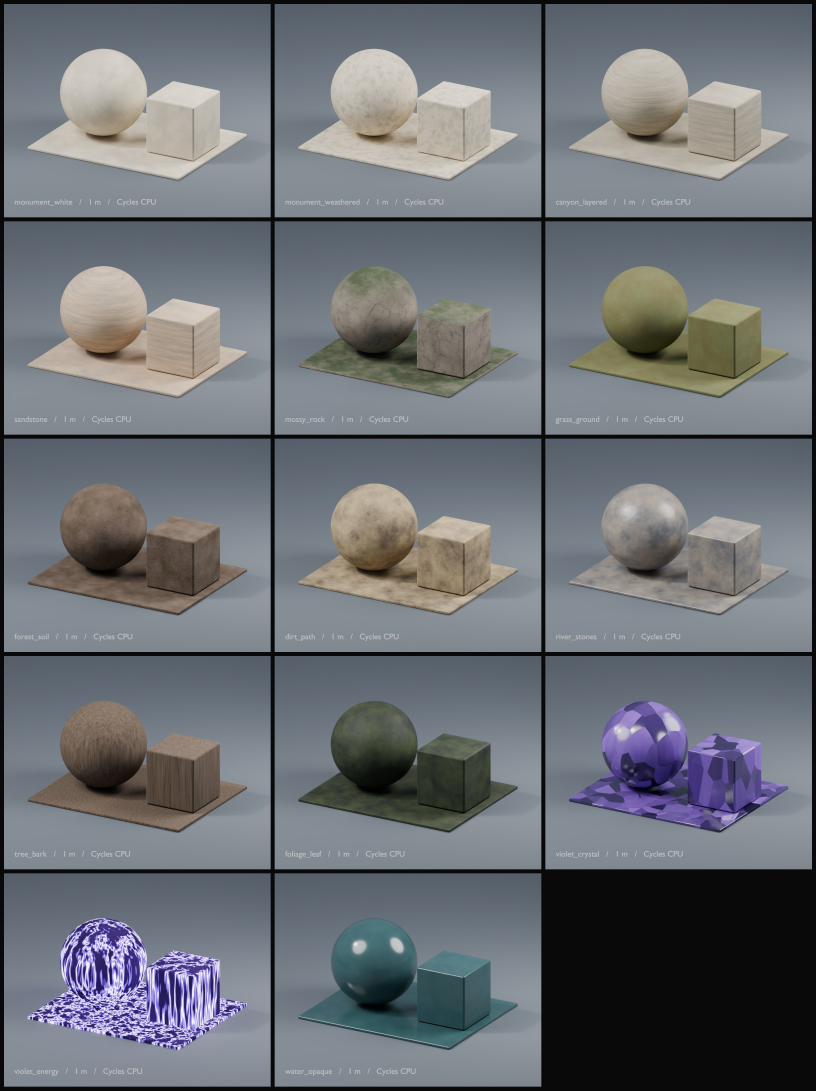
#> input picture art/materials/swatches.jpg, 2448 x 3272 px (shown at 1/3 size)
$ python check_image.py ../../art/materials/swatches.jpg
#> lines starting #> are read from the running program, lines starting #| are printed output that depends on the picture
"""Local reference image cutout, margin padding, and GRAFIK_PLAN 7.2 validator.

Usage:
  # Prepare raw image -> chosen.png and update image_qa.json:
  python tools/meshy/check_image.py <raw_image> --out <chosen.png> [--qa <image_qa.json>]
  python tools/meshy/check_image.py --asset <asset_id> --src <raw_image> [--version v1]

  # Validate an existing chosen.png without modifying it:
  python tools/meshy/check_image.py <chosen.png> --validate-only
"""
import argparse
import hashlib
import json
import os
import shutil
import sys
from pathlib import Path

import cv2
import numpy as np
from PIL import Image

LIB_DEFAULT = Path(os.environ.get("VR_MESHY_DIR", Path.home() / "Desktop" / "Violet Reach Meshy"))


def srgb_to_lin(c: np.ndarray) -> np.ndarray:
    c = np.clip(np.asarray(c, np.float32), 0.0, 1.0)
    return np.where(c <= 0.04045, c / 12.92, ((c + 0.055) / 1.055) ** 2.4).astype(np.float32)


def lin_to_srgb(c: np.ndarray) -> np.ndarray:
    c = np.clip(np.asarray(c, np.float32), 0.0, 1.0)
    return np.where(c <= 0.0031308, c * 12.92, 1.055 * np.power(c, 1.0 / 2.4) - 0.055).astype(np.float32)


def lin_to_hex(lin_rgb: np.ndarray) -> str:
    srgb = np.clip(np.round(lin_to_srgb(lin_rgb) * 255.0), 0, 255).astype(int)
    return f"#{srgb[0]:02X}{srgb[1]:02X}{srgb[2]:02X}"


# [6 lines left out: function sha256_file, not called in this run]


def _estimate_background(rgb: np.ndarray, patch: int = 24) -> tuple[np.ndarray, float, np.ndarray, float]:
    """Estimate background RGB (0..255), corner spread, and chroma vector from the 4 corners."""
    h, w, _ = rgb.shape
    p = min(patch, h // 8, w // 8)
    corners = np.concatenate([
        rgb[:p, :p].reshape(-1, 3),
        rgb[:p, w - p:].reshape(-1, 3),
        rgb[h - p:, :p].reshape(-1, 3),
        rgb[h - p:, w - p:].reshape(-1, 3),
    ], axis=0)
    bg_rgb = np.median(corners, axis=0).astype(np.float32)
    dists = np.linalg.norm(corners - bg_rgb[None, :], axis=1)
    bg_std = float(np.percentile(dists, 90))
    bg_chroma = bg_rgb - float(bg_rgb.mean())
    bg_chroma_norm = float(np.linalg.norm(bg_chroma))
    return bg_rgb, bg_std, bg_chroma, bg_chroma_norm


def _fill_pinholes_and_debris(alpha: np.ndarray, rgb: np.ndarray, max_pinhole_area: int = 64) -> tuple[np.ndarray, np.ndarray]:
    """Keep main connected opaque component(s), remove floating debris, and fill interior pinholes."""
    opaque = (alpha >= 128).astype(np.uint8)
    n_comp, labels, stats, _ = cv2.connectedComponentsWithStats(opaque, connectivity=8)
    if n_comp > 1:
        areas = stats[1:, cv2.CC_STAT_AREA]
        max_area = int(areas.max())
        keep = np.zeros(n_comp, dtype=bool)
        for idx in range(1, n_comp):
            # Keep the primary component and any substantial part >= 1.5% of primary
            if stats[idx, cv2.CC_STAT_AREA] >= max(max_area * 0.015, 64):
                keep[idx] = True
        keep_mask = keep[labels]
        # Dilate keep_mask by 1px so we don't clip valid 1px anti-aliased edge pixels
        keep_dilated = cv2.dilate(keep_mask.astype(np.uint8), np.ones((3, 3), np.uint8), iterations=1) > 0
        alpha = np.where(keep_dilated, alpha, 0).astype(np.uint8)
        opaque = (alpha >= 128).astype(np.uint8)

    # Find enclosed transparent regions (4-connected background components not touching the border)
    inv = (1 - opaque).astype(np.uint8)
    n_bg, bg_labels, bg_stats, _ = cv2.connectedComponentsWithStats(inv, connectivity=4)
    if n_bg > 1:
        border_ids = (
            set(np.unique(bg_labels[0, :]))
            | set(np.unique(bg_labels[-1, :]))
            | set(np.unique(bg_labels[:, 0]))
            | set(np.unique(bg_labels[:, -1]))
        )
        # Nearest opaque pixel lookup to fill pinhole colors cleanly
        valid_src = opaque > 0
        if valid_src.any():
            _, nearest_idx = cv2.distanceTransformWithLabels(
                (~valid_src).astype(np.uint8), cv2.DIST_L2, 3, labelType=cv2.DIST_LABEL_PIXEL
            )
            src_yx = np.column_stack(np.nonzero(valid_src))
        for idx in range(1, n_bg):
            if idx in border_ids:
                continue
            area = int(bg_stats[idx, cv2.CC_STAT_AREA])
            if area <= max_pinhole_area:
                hole_mask = bg_labels == idx
                alpha[hole_mask] = 255
                if valid_src.any():
                    labels_at_hole = np.clip(nearest_idx[hole_mask] - 1, 0, len(src_yx) - 1)
                    coords = src_yx[labels_at_hole]
                    rgb[hole_mask] = rgb[coords[:, 0], coords[:, 1]]
    return rgb, alpha


def cutout_and_pad(
    im: Image.Image,
    canvas_size: int = 1024,
    target_margin: float = 0.105,
    max_pinhole_area: int = 64,
    keep_alpha: bool = False,
) -> tuple[Image.Image, dict]:
    """Remove uniform background, despill edges, fill pinholes, crop, and pad to target_margin."""
    rgba = np.array(im.convert("RGBA"), dtype=np.uint8)
    rgb = rgba[..., :3].astype(np.float32)
    orig_alpha = rgba[..., 3]

    has_existing_cutout = keep_alpha or (orig_alpha.min() == 0 and (orig_alpha == 0).mean() > 0.05)

    if not has_existing_cutout:
        bg_rgb, bg_std, bg_chroma, bg_chroma_norm = _estimate_background(rgb)
        rgb_dist = np.linalg.norm(rgb - bg_rgb[None, None, :], axis=-1)

        if bg_chroma_norm > 40.0:
            # Saturated studio key background (e.g., bright cyan #00D8FF or magenta #FF00FF)
            pixel_centered = rgb - rgb.mean(axis=-1, keepdims=True)
            chroma_proj = (pixel_centered @ bg_chroma) / (bg_chroma_norm + 1e-6)
            chroma_ratio = chroma_proj / (bg_chroma_norm + 1e-6)
            # A pixel is candidate background if its chroma strongly aligns with the studio key color
            # OR its Euclidean distance to the corner background color is small
            tol_flood = max(36.0, 3.5 * bg_std)
            bg_cand = (rgb_dist <= tol_flood) | (chroma_ratio >= 0.34)
        else:
            chroma_ratio = np.zeros(rgb.shape[:2], dtype=np.float32)
            tol_flood = max(28.0, 3.8 * bg_std)
            bg_cand = rgb_dist <= tol_flood

        # Corner flood-fill via connected components on bg_cand touching the 4 corners / border
        n_cc, cc_labels, cc_stats, _ = cv2.connectedComponentsWithStats(bg_cand.astype(np.uint8), connectivity=8)
        border_cc = (
            set(np.unique(cc_labels[0, :]))
            | set(np.unique(cc_labels[-1, :]))
            | set(np.unique(cc_labels[:, 0]))
            | set(np.unique(cc_labels[:, -1]))
        ) - {0}
        bg_mask = np.isin(cc_labels, list(border_cc))

        # Also key out enclosed inter-branch sky windows that unmistakably match the studio background
        for idx in range(1, n_cc):
            if idx in border_cc:
                continue
            area = int(cc_stats[idx, cv2.CC_STAT_AREA])
            if area > max_pinhole_area:
                region = cc_labels == idx
                if bg_chroma_norm > 40.0:
                    if float(np.median(chroma_ratio[region])) >= 0.48:
                        bg_mask |= region
                else:
                    if float(np.median(rgb_dist[region])) <= max(22.0, 2.5 * bg_std):
                        bg_mask |= region

        fg_mask = ~bg_mask

        # Clean small floating specks in fg_mask before distance transform
        n_fg, fg_labels, fg_stats, _ = cv2.connectedComponentsWithStats(fg_mask.astype(np.uint8), connectivity=8)
        if n_fg > 1:
            max_fg = int(fg_stats[1:, cv2.CC_STAT_AREA].max())
            valid_fg = np.zeros(n_fg, dtype=bool)
            for idx in range(1, n_fg):
                if fg_stats[idx, cv2.CC_STAT_AREA] >= max(max_fg * 0.015, 64):
                    valid_fg[idx] = True
            fg_mask = valid_fg[fg_labels]

        # Fill tiny interior pinholes (<= max_pinhole_area) in fg_mask
        inv_fg = (~fg_mask).astype(np.uint8)
        n_holes, hole_labels, hole_stats, _ = cv2.connectedComponentsWithStats(inv_fg, connectivity=4)
        if n_holes > 1:
            border_h = (
                set(np.unique(hole_labels[0, :]))
                | set(np.unique(hole_labels[-1, :]))
                | set(np.unique(hole_labels[:, 0]))
                | set(np.unique(hole_labels[:, -1]))
            )
            for idx in range(1, n_holes):
                if idx not in border_h and int(hole_stats[idx, cv2.CC_STAT_AREA]) <= max_pinhole_area:
                    fg_mask[hole_labels == idx] = True

        # Distance transform inside foreground for clean 1px anti-aliased edge and interior despill
        d_in = cv2.distanceTransform(fg_mask.astype(np.uint8), cv2.DIST_L2, 3)

        alpha_f = np.zeros(rgb.shape[:2], dtype=np.float32)
        alpha_f[d_in >= 1.35] = 1.0
        rim = (d_in > 0) & (d_in < 1.35)
        if bg_chroma_norm > 40.0:
            rim_alpha = 1.0 - np.clip(chroma_ratio[rim] / 0.65, 0.0, 1.0)
        else:
            rim_alpha = np.clip((rgb_dist[rim] - 10.0) / max(tol_flood, 20.0), 0.0, 1.0)
        # Keep edge crisp so semitransparent_fraction stays very low (<= 0.03)
        rim_alpha = np.where(rim_alpha < 0.35, 0.0, np.where(rim_alpha > 0.75, 1.0, rim_alpha))
        alpha_f[rim] = rim_alpha

        # Edge despill: propagate pure interior color (d_in >= 2.5) to any boundary pixels with background spill
        pure_interior = d_in >= 2.5
        if not pure_interior.any():
            pure_interior = d_in >= 1.0
        if pure_interior.any():
            _, nearest_label = cv2.distanceTransformWithLabels(
                (~pure_interior).astype(np.uint8), cv2.DIST_L2, 3, labelType=cv2.DIST_LABEL_PIXEL
            )
            int_yx = np.column_stack(np.nonzero(pure_interior))
            boundary_zone = (alpha_f > 0) & (~pure_interior)
            if boundary_zone.any():
                lbl = np.clip(nearest_label[boundary_zone] - 1, 0, len(int_yx) - 1)
                nearest_rgb = rgb[int_yx[lbl, 0], int_yx[lbl, 1]]
                b_rgb = rgb[boundary_zone]
                if bg_chroma_norm > 40.0:
                    spill = np.clip(chroma_ratio[boundary_zone] / 0.20, 0.0, 1.0)[..., None]
                    w = np.maximum(spill, 0.85)
                else:
                    w = 0.80
                # Preserve relative brightness details while taking hue/chroma from pure interior
                lum_cur = 0.2126 * b_rgb[:, 0] + 0.7152 * b_rgb[:, 1] + 0.0722 * b_rgb[:, 2]
                lum_ref = 0.2126 * nearest_rgb[:, 0] + 0.7152 * nearest_rgb[:, 1] + 0.0722 * nearest_rgb[:, 2]
                scale = np.clip(lum_cur / np.maximum(lum_ref, 10.0), 0.75, 1.15)[:, None]
                recolored = np.clip(nearest_rgb * scale, 0.0, 255.0)
                rgb[boundary_zone] = (1.0 - w) * b_rgb + w * recolored

        # Global chroma despill for cyan/cool studio backgrounds so no cyan/green cast remains on thin branches
        if bg_chroma_norm > 40.0 and bg_rgb[2] > bg_rgb[0] + 50.0 and bg_rgb[1] > bg_rgb[0] + 50.0:
            fg_all = alpha_f > 0
            r_ch = rgb[..., 0]
            g_ch = np.minimum(rgb[..., 1], r_ch)
            b_ch = np.minimum(rgb[..., 2], g_ch)
            spill_mask = fg_all & ((rgb[..., 1] > r_ch) | (rgb[..., 2] > g_ch))
            rgb[spill_mask, 1] = g_ch[spill_mask]
            rgb[spill_mask, 2] = b_ch[spill_mask]

        alpha = np.clip(np.round(alpha_f * 255.0), 0, 255).astype(np.uint8)
    else:
        alpha = orig_alpha.copy()

    rgb_u8 = np.clip(np.round(rgb), 0, 255).astype(np.uint8)
    rgb_u8, alpha = _fill_pinholes_and_debris(alpha, rgb_u8, max_pinhole_area=max_pinhole_area)

    # Crop to non-zero alpha bounding box
    ys, xs = np.nonzero(alpha > 0)
    if len(xs) == 0 or len(ys) == 0:
        raise ValueError("No opaque object pixels found after background removal")
    x0, x1 = int(xs.min()), int(xs.max()) + 1
    y0, y1 = int(ys.min()), int(ys.max()) + 1

    crop_rgb = rgb_u8[y0:y1, x0:x1].astype(np.float32)
    crop_a = alpha[y0:y1, x0:x1].astype(np.float32) / 255.0
    ch, cw = crop_a.shape

    # Target object span so margin >= target_margin on all 4 sides (~79% fill for target_margin=0.105)
    max_span = int(round(canvas_size * (1.0 - 2.0 * target_margin)))
    scale = max_span / float(max(cw, ch))
    new_w = max(1, min(max_span, int(round(cw * scale))))
    new_h = max(1, min(max_span, int(round(ch * scale))))

    # Premultiplied Lanczos resize to prevent dark/colored halo ringing
    premul = np.dstack([crop_rgb * crop_a[..., None], crop_a * 255.0])
    resized_channels = [
        np.asarray(
            Image.fromarray(premul[..., c].astype(np.float32), mode="F").resize((new_w, new_h), Image.LANCZOS),
            dtype=np.float32,
        )
        for c in range(4)
    ]
    res_a = np.clip(resized_channels[3] / 255.0, 0.0, 1.0)
    # Snap near-0 and near-1 alpha caused by Lanczos ringing
    res_a = np.where(res_a < (24.0 / 255.0), 0.0, np.where(res_a > (235.0 / 255.0), 1.0, res_a))
    denom = np.maximum(res_a[..., None], 1e-4)
    res_rgb = np.stack(resized_channels[:3], axis=-1) / denom
    res_rgb = np.where(res_a[..., None] > 0, np.clip(np.round(res_rgb), 0, 255), 0).astype(np.uint8)
    res_a_u8 = np.clip(np.round(res_a * 255.0), 0, 255).astype(np.uint8)

    # Paste centered onto square transparent canvas
    canvas_rgb = np.zeros((canvas_size, canvas_size, 3), dtype=np.uint8)
    canvas_a = np.zeros((canvas_size, canvas_size), dtype=np.uint8)
    ox = (canvas_size - new_w) // 2
    oy = (canvas_size - new_h) // 2
    canvas_rgb[oy:oy + new_h, ox:ox + new_w] = res_rgb
    canvas_a[oy:oy + new_h, ox:ox + new_w] = res_a_u8

    # Final cleanup pass on the 1024x1024 canvas to guarantee single_component and 0 pinholes after resampling
    canvas_rgb, canvas_a = _fill_pinholes_and_debris(canvas_a, canvas_rgb, max_pinhole_area=max_pinhole_area)
    canvas_rgb[canvas_a == 0] = 0

    out_rgba = np.dstack([canvas_rgb, canvas_a])
    out_im = Image.fromarray(out_rgba, mode="RGBA")
    metrics = validate_rgba(out_im, max_pinhole_area=max_pinhole_area)
    return out_im, metrics


# [143 lines left out: functions validate_rgba, update_image_qa_json, not called in this run]


def main(argv=None) -> int:
    ap = argparse.ArgumentParser(description=__doc__, formatter_class=argparse.RawDescriptionHelpFormatter)
    ap.add_argument("src", nargs="?", help="Input raw image or chosen.png")
    ap.add_argument("--src", dest="src_opt", help="Input raw image path")
    ap.add_argument("--asset", help="Asset ID under $VR_MESHY_DIR")
    ap.add_argument("--lib", default=str(LIB_DEFAULT), help="Path to Violet Reach Meshy directory")
    ap.add_argument("--out", help="Output chosen.png path (default: $VR_MESHY_DIR/<asset>/image/chosen.png)")
    ap.add_argument("--save-raw", help="Optional path to also copy/save the raw source image")
    ap.add_argument("--qa", help="Path to image_qa.json (default: $VR_MESHY_DIR/<asset>/image_qa.json)")
    ap.add_argument("--version", default="v1", help="Version key in image_qa.json (default: v1)")
    ap.add_argument("--model", default="own-image-gen", help="Image generator model label for image_qa.json")
    ap.add_argument("--verdict", default=None, help="Verdict note for image_qa.json")
    ap.add_argument("--canvas", type=int, default=1024, help="Output square canvas size in pixels (default: 1024)")
    ap.add_argument("--margin", type=float, default=0.105, help="Target minimum empty margin on all 4 sides")
    ap.add_argument("--max-pinhole", type=int, default=64, help="Maximum area in pixels for interior pinhole fill")
    ap.add_argument("--keep-alpha", action="store_true", help="Keep existing alpha channel instead of corner flood-fill")
    ap.add_argument("--validate-only", action="store_true", help="Validate existing RGBA image without writing")
    args = ap.parse_args(argv)

    lib_dir = Path(args.lib)
    src_path_str = args.src_opt or args.src
    if not src_path_str and args.asset:
        cand = lib_dir / args.asset / "image" / "chosen.png"
        if cand.exists():
            src_path_str = str(cand)
    if not src_path_str:
        ap.error("Provide an input image path (positional or --src) or --asset with an existing image")

    src_path = Path(src_path_str)
    if not src_path.exists():
        print(f"ERROR: Source image not found: {src_path}", file=sys.stderr)
        return 2

    im = Image.open(src_path)
#> im is the input picture: PIL image 2448x3272 RGB; mean R, G, B 107.9, 111.9, 117.4

    if args.validate_only:
        metrics = validate_rgba(im, max_pinhole_area=args.max_pinhole)
        metrics["sha256"] = sha256_file(src_path)
        metrics["file"] = str(src_path)
        print(json.dumps(metrics, indent=2, ensure_ascii=False))
        return 0 if metrics["passed"] else 1

    out_path = Path(args.out) if args.out else (
        (lib_dir / args.asset / "image" / "chosen.png") if args.asset else src_path.with_name("chosen.png")
    )
    out_path.parent.mkdir(parents=True, exist_ok=True)

    if args.save_raw:
        raw_dst = Path(args.save_raw)
        raw_dst.parent.mkdir(parents=True, exist_ok=True)
        if src_path.resolve() != raw_dst.resolve():
            shutil.copy2(src_path, raw_dst)

    out_im, metrics = cutout_and_pad(
        im,
        canvas_size=args.canvas,
        target_margin=args.margin,
        max_pinhole_area=args.max_pinhole,
        keep_alpha=args.keep_alpha,
    )
#> in cutout_and_pad, `has_existing_cutout = keep_alpha or (orig_alpha.min() == 0 and (orig_a..`: has_existing_cutout = False
#> in _estimate_background, `corners = np.concatenate([ rgb[:p, :p].reshape(-1, 3), rgb[:p, w - p:]..`: corners = 2304 rows, first 8: [9, 9, 7], [9, 9, 7], [9, 9, 7], [9, 9, 7], [9, 9, 9], [9, 9, 9], [9, 9, 11], [9, 9, 11]
#> in _estimate_background, `bg_rgb = np.median(corners, axis=0).astype(np.float32)`: bg_rgb = [9, 9, 9]
#> in _estimate_background, `dists = np.linalg.norm(corners - bg_rgb[None, :], axis=1)`: dists = 2304 values, max 226.4 at index 1358, min 0 at index 4, mean 33.76
#> in _estimate_background, `bg_std = float(np.percentile(dists, 90))`: bg_std = 151.2
#> in _estimate_background, `bg_chroma = bg_rgb - float(bg_rgb.mean())`: bg_chroma = [0, 0, 0]
#> in _estimate_background, `bg_chroma_norm = float(np.linalg.norm(bg_chroma))`: bg_chroma_norm = 0
#> in cutout_and_pad, `bg_rgb, bg_std, bg_chroma, bg_chroma_norm = _estimate_background(rgb)`: bg_rgb = [9, 9, 9]; bg_std = 151.2; bg_chroma = [0, 0, 0]; bg_chroma_norm = 0
#> in cutout_and_pad, `rgb_dist = np.linalg.norm(rgb - bg_rgb[None, None, :], axis=-1)`:
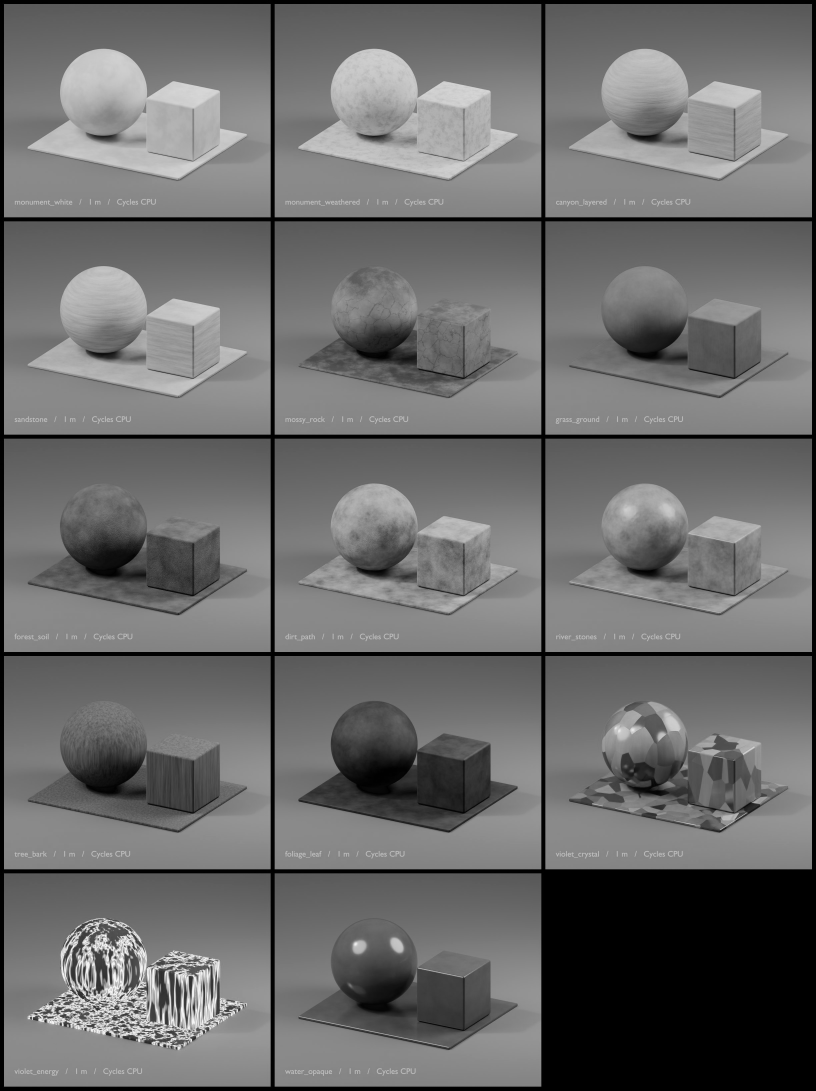
#> rgb_dist: shape (3272, 2448) float32 (shown at 1/3 size); min 0, max 424.4, mean 180; drawn with min black and max white
#> in cutout_and_pad, `tol_flood = max(28.0, 3.8 * bg_std)`: tol_flood = 574.7
#> in cutout_and_pad, `n_cc, cc_labels, cc_stats, _ = cv2.connectedComponentsWithStats(bg_can..`: n_cc = 2; cc_stats = [[-1, 2147483647, 0, 0, 0], [0, 0, 2448, 3272, 8009856]]
#> in cutout_and_pad, `border_cc = ( set(np.unique(cc_labels[0, :])) | set(np.unique(cc_label..`: border_cc = 1 item
#> in cutout_and_pad, `n_fg, fg_labels, fg_stats, _ = cv2.connectedComponentsWithStats(fg_mas..`: n_fg = 1; fg_stats = [[0, 0, 2448, 3272, 8009856]]
#> in cutout_and_pad, `n_holes, hole_labels, hole_stats, _ = cv2.connectedComponentsWithStats..`: n_holes = 2; hole_stats has the same summary as cc_stats
#> in cutout_and_pad, `border_h = ( set(np.unique(hole_labels[0, :])) | set(np.unique(hole_la..`: border_h = 1 item
#> in cutout_and_pad, `rim_alpha = np.clip((rgb_dist[rim] - 10.0) / max(tol_flood, 20.0), 0.0..`: rim_alpha = empty array
#> in _fill_pinholes_and_debris, `n_comp, labels, stats, _ = cv2.connectedComponentsWithStats(opaque, co..`: n_comp = 1; stats = [[0, 0, 2448, 3272, 8009856]]
#> in _fill_pinholes_and_debris, `n_bg, bg_labels, bg_stats, _ = cv2.connectedComponentsWithStats(inv, c..`: n_bg = 2; bg_stats has the same summary as cc_stats in cutout_and_pad
#> in _fill_pinholes_and_debris, `border_ids = ( set(np.unique(bg_labels[0, :])) | set(np.unique(bg_labe..`: border_ids = 1 item
#> in cutout_and_pad, `ys, xs = np.nonzero(alpha > 0)`: ys = empty array
    out_im.save(out_path, "PNG", optimize=True)
    digest = sha256_file(out_path)
    metrics["sha256"] = digest
    metrics["file"] = str(out_path)

    asset_id = args.asset or out_path.parent.parent.name
    qa_path = Path(args.qa) if args.qa else (
        (lib_dir / asset_id / "image_qa.json") if (args.asset or args.qa is None) else None
    )
    if qa_path is not None:
        chosen_rel = f"{asset_id}/image/{out_path.name}"
        verdict = args.verdict or (
            "pass: clean RGBA cutout, >=10% margin, 0 interior pinholes, no leaves or thin twigs"
            if metrics["passed"]
            else "fail: checklist threshold violated"
        )
        update_image_qa_json(
            qa_path=qa_path,
            asset_id=asset_id,
            version=args.version,
            model=args.model,
            verdict=verdict,
            chosen_rel=chosen_rel,
            chosen_sha256=digest,
            metrics=metrics,
        )

    print(json.dumps(metrics, indent=2, ensure_ascii=False))
    return 0 if metrics["passed"] else 1


if __name__ == "__main__":
#> (the run stopped early here; a loop or call above may not have finished)
